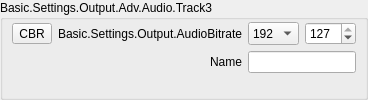
                            <widget class="QGroupBox" name="groupBox_3">
                             <property name="sizePolicy">
                              <sizepolicy hsizetype="Preferred" vsizetype="Preferred">
                               <horstretch>0</horstretch>
                               <verstretch>0</verstretch>
                              </sizepolicy>
                             </property>
                             <property name="title">
                              <string>Basic.Settings.Output.Adv.Audio.Track3</string>
                             </property>
                             <layout class="QFormLayout" name="formLayout_12">
                              <property name="fieldGrowthPolicy">
                               <enum>QFormLayout::AllNonFixedFieldsGrow</enum>
                              </property>
                              <property name="labelAlignment">
                               <set>Qt::AlignRight|Qt::AlignTrailing|Qt::AlignVCenter</set>
                              </property>
                              <property name="leftMargin">
                               <number>9</number>
                              </property>
                              <property name="topMargin">
                               <number>2</number>
                              </property>
                              <property name="rightMargin">
                               <number>9</number>
                              </property>
                              <property name="bottomMargin">
                               <number>9</number>
                              </property>
                              <item row="0" column="0">
                               <widget class="QWidget" name="advOutTrack3BitrateModeWidget" native="false">
                                <layout class="QHBoxLayout" name="advOutTrack3BitrateModeLayout">
                                 <property name="leftMargin">
                                  <number>0</number>
                                 </property>
                                 <property name="topMargin">
                                  <number>0</number>
                                 </property>
                                 <property name="rightMargin">
                                  <number>0</number>
                                 </property>
                                 <property name="bottomMargin">
                                  <number>0</number>
                                 </property>
                                 <item>
                                  <widget class="QToolButton" name="advOutTrack3BitrateMode">
                                   <property name="text">
                                    <string>CBR</string>
                                   </property>
                                   <property name="checkable">
                                    <bool>true</bool>
                                   </property>
                                   <property name="checked">
                                    <bool>false</bool>
                                   </property>
                                   <property name="toolButtonStyle">
                                    <enum>Qt::ToolButtonTextOnly</enum>
                                   </property>
                                  </widget>
                                 </item>
                                 <item>
                               <widget class="QLabel" name="advOutTrack3BitrateLabel">
                                <property name="minimumSize">
                                 <size>
                                  <width>170</width>
                                  <height>0</height>
                                 </size>
                                </property>
                                <property name="text">
                                 <string>Basic.Settings.Output.AudioBitrate</string>
                                </property>
                                <property name="alignment">
                                 <set>Qt::AlignRight|Qt::AlignTrailing|Qt::AlignVCenter</set>
                                </property>
                                <property name="buddy">
                                 <cstring>advOutTrack3Bitrate</cstring>
                                </property>
                               </widget>
                                 </item>
                                </layout>
                               </widget>
                              </item>
                              <item row="0" column="1">
                               <widget class="QWidget" name="advOutTrack3BitrateFieldWidget" native="false">
                                <layout class="QHBoxLayout" name="advOutTrack3BitrateFieldLayout">
                                 <property name="leftMargin">
                                  <number>0</number>
                                 </property>
                                 <property name="topMargin">
                                  <number>0</number>
                                 </property>
                                 <property name="rightMargin">
                                  <number>0</number>
                                 </property>
                                 <property name="bottomMargin">
                                  <number>0</number>
                                 </property>
                                 <item>
                               <widget class="QComboBox" name="advOutTrack3Bitrate">
                                <property name="sizePolicy">
                                 <sizepolicy hsizetype="Preferred" vsizetype="Preferred">
                                  <horstretch>0</horstretch>
                                  <verstretch>0</verstretch>
                                 </sizepolicy>
                                </property>
                                <property name="currentIndex">
                                 <number>8</number>
                                </property>
                                <item>
                                 <property name="text">
                                  <string>32</string>
                                 </property>
                                </item>
                                <item>
                                 <property name="text">
                                  <string>48</string>
                                 </property>
                                </item>
                                <item>
                                 <property name="text">
                                  <string>64</string>
                                 </property>
                                </item>
                                <item>
                                 <property name="text">
                                  <string>80</string>
                                 </property>
                                </item>
                                <item>
                                 <property name="text">
                                  <string>96</string>
                                 </property>
                                </item>
                                <item>
                                 <property name="text">
                                  <string>112</string>
                                 </property>
                                </item>
                                <item>
                                 <property name="text">
                                  <string>128</string>
                                 </property>
                                </item>
                                <item>
                                 <property name="text">
                                  <string>160</string>
                                 </property>
                                </item>
                                <item>
                                 <property name="text">
                                  <string>192</string>
                                 </property>
                                </item>
                                <item>
                                 <property name="text">
                                  <string>256</string>
                                 </property>
                                </item>
                                <item>
                                 <property name="text">
                                  <string>320</string>
                                 </property>
                                </item>
                               </widget>
                                 </item>
                                 <item>
                                  <widget class="QSpinBox" name="advOutTrack3Quality">
                                   <property name="minimum">
                                    <number>0</number>
                                   </property>
                                   <property name="maximum">
                                    <number>127</number>
                                   </property>
                                   <property name="value">
                                    <number>127</number>
                                   </property>
                                  </widget>
                                 </item>
                                </layout>
                               </widget>
                              </item>
                              <item row="1" column="0">
                               <widget class="QLabel" name="label_52">
                                <property name="text">
                                 <string>Name</string>
                                </property>
                                <property name="buddy">
                                 <cstring>advOutTrack3Name</cstring>
                                </property>
                               </widget>
                              </item>
                              <item row="1" column="1">
                               <widget class="QLineEdit" name="advOutTrack3Name">
                                <property name="sizePolicy">
                                 <sizepolicy hsizetype="Expanding" vsizetype="Preferred">
                                  <horstretch>0</horstretch>
                                  <verstretch>0</verstretch>
                                 </sizepolicy>
                                </property>
                               </widget>
                              </item>
                             </layout>
                            </widget>
